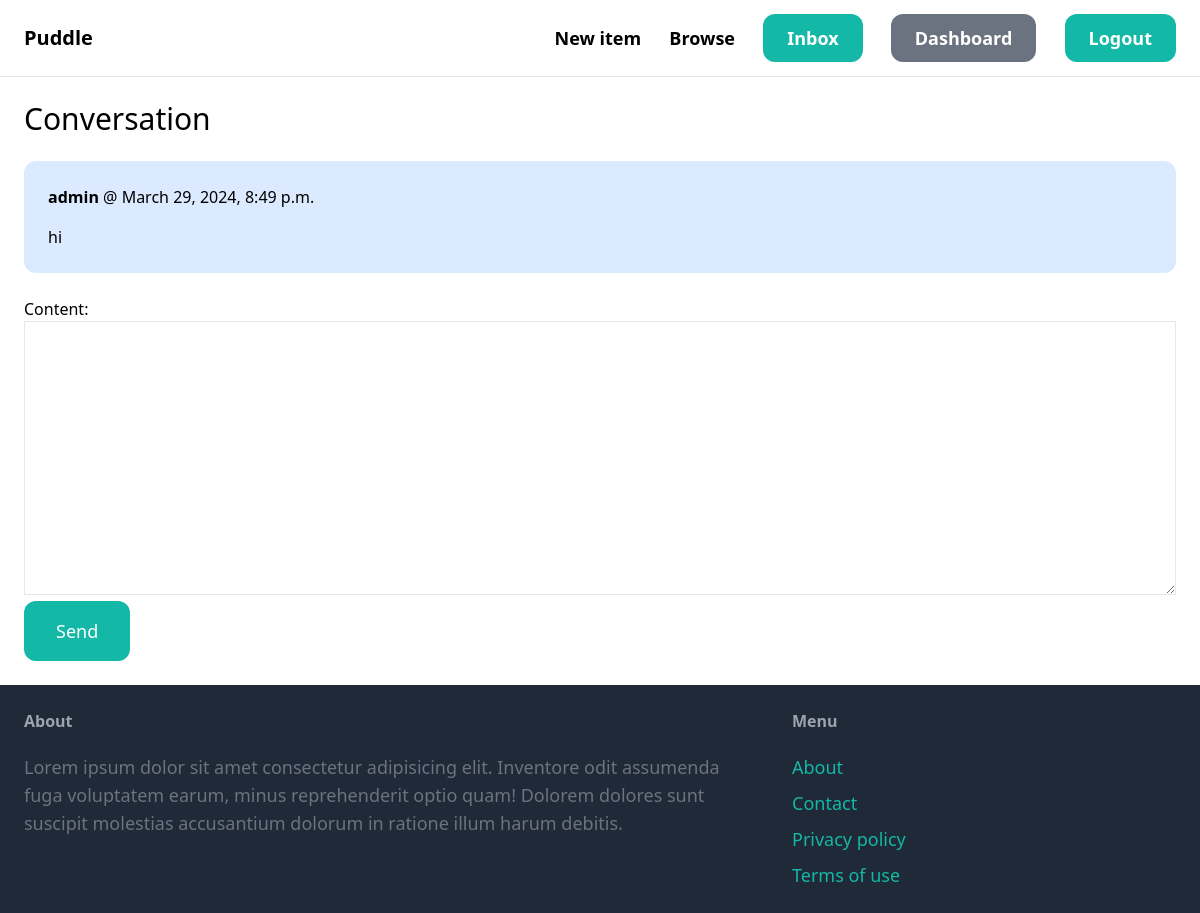
The app's page /inbox/4/ (signed in) with its own data.
### conversation/models.py (models this page shows)
class ConversationMessage(models.Model):
    conversation = models.ForeignKey(Conversation, related_name="messages", on_delete=models.CASCADE)
    content = models.TextField()
    created_at = models.DateTimeField(auto_now_add=True)
    created_by = models.ForeignKey(User, related_name="created_messages", on_delete=models.CASCADE)

### conversation/views.py (the view)
# urls.py: path('<int:pk>/', views.detail, name="detail"),
def detail(request, pk):
    conversation = Conversation.objects.filter(members__in=[request.user.id]).get(pk=pk)
    if request.method == 'post':
        form = ConversationMessageForm(request.POST)
        if form.is_valid:
            conversation_message = form.save(commit=False)
            conversation_message.conversation = conversation
            conversation_message.created_by = request.user
            conversation_message.save()
            conversation.save()
            return redirect('converstion:detail', pk=pk)
    else:
        form = ConversationMessageForm()
    template = loader.get_template('detail.html')
    context = {
        'conversation':conversation,
        'form':form,
    }
    return HttpResponse(template.render(context, request))

### conversation/forms.py
class ConversationMessageForm(forms.ModelForm):
    class Meta:
        model = ConversationMessage
        fields = ('content',)
        widgets = {
            'content':forms.Textarea(attrs={
                'class':'w-full py-4 px-6 rounded-x1 border'
            })
        }

### conversation/templates/detail.html (shortened to what this page needs)
{% extends 'base.html' %}
{% block content %}
    <h1 class="mb-6 text-3xl">Conversation</h1>
    <div class="space-y-6">
        {% for message in conversation.messages.all %}
            <div class="p-6 flex {% if message.created_by == request.user %} bg-blue-100 {% else %}bg-gray-100{% endif %} rounded-xl">
                <div>
                    <p class="mb-4"><strong>{{ message.created_by.username }}</strong> @ {{ message.created_at }}</p>
                    <p>{{ message.content }}</p>
                </div>
            </div>
        {% endfor %}
    </div>
    <form action="." method="post" class="mt-6">
        {{ form.as_p }}
        <button class="py-4 px-8 text-lg bg-teal-500 hover:bg-teal-700 rounded-xl text-white">Send</button>
    </form>
{% endblock %}

### records on screen
ConversationMessage: created_by.username "admin", created_at "March 29, 2024, 8:49 p.m.", content "hi"
